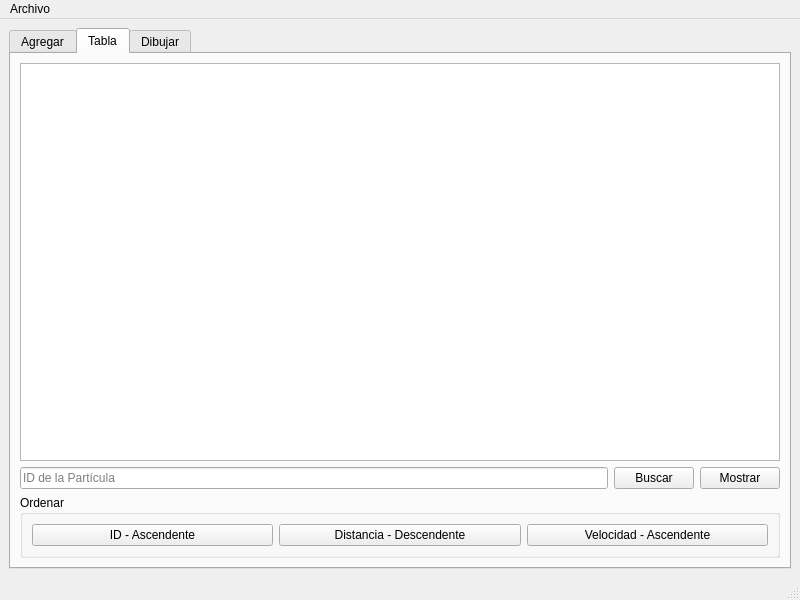
<?xml version="1.0" encoding="UTF-8"?>
<ui version="4.0">
 <class>MainWindow</class>
 <widget class="QMainWindow" name="MainWindow">
  <property name="geometry">
   <rect>
    <x>0</x>
    <y>0</y>
    <width>800</width>
    <height>600</height>
   </rect>
  </property>
  <property name="windowTitle">
   <string>MainWindow</string>
  </property>
  <widget class="QWidget" name="centralwidget">
   <layout class="QGridLayout" name="gridLayout_2">
    <item row="0" column="0">
     <widget class="QTabWidget" name="tabWidget">
      <property name="currentIndex">
       <number>1</number>
      </property>
      <widget class="QWidget" name="tab_3">
       <attribute name="title">
        <string>Agregar</string>
       </attribute>
       <layout class="QGridLayout" name="gridLayout_6">
        <item row="0" column="0" rowspan="2">
         <widget class="QGroupBox" name="groupBox">
          <property name="title">
           <string>Partículas</string>
          </property>
          <layout class="QGridLayout" name="gridLayout">
           <item row="9" column="0" colspan="3">
            <widget class="QPushButton" name="Agregar_Inicio_pushButton">
             <property name="text">
              <string>Agregar Inicio</string>
             </property>
            </widget>
           </item>
           <item row="0" column="1" colspan="2">
            <widget class="QSpinBox" name="ID_spinBox">
             <property name="maximum">
              <number>100000000</number>
             </property>
            </widget>
           </item>
           <item row="7" column="2">
            <widget class="QSpinBox" name="Green_spinBox">
             <property name="maximum">
              <number>255</number>
             </property>
            </widget>
           </item>
           <item row="8" column="2">
            <widget class="QSpinBox" name="Blue_spinBox">
             <property name="maximum">
              <number>255</number>
             </property>
            </widget>
           </item>
           <item row="3" column="0">
            <widget class="QLabel" name="label_4">
             <property name="text">
              <string>Destino en X</string>
             </property>
            </widget>
           </item>
           <item row="3" column="1" colspan="2">
            <widget class="QSpinBox" name="Destino_X_spinBox">
             <property name="maximum">
              <number>500</number>
             </property>
            </widget>
           </item>
           <item row="7" column="1">
            <widget class="QLabel" name="label_9">
             <property name="text">
              <string>Green</string>
             </property>
            </widget>
           </item>
           <item row="8" column="1">
            <widget class="QLabel" name="label_10">
             <property name="text">
              <string>Blue</string>
             </property>
            </widget>
           </item>
           <item row="11" column="0" colspan="3">
            <widget class="QPushButton" name="Mostrar_pushButton">
             <property name="text">
              <string>Mostrar</string>
             </property>
            </widget>
           </item>
           <item row="4" column="0">
            <widget class="QLabel" name="label_5">
             <property name="text">
              <string>Destino en Y</string>
             </property>
            </widget>
           </item>
           <item row="6" column="2">
            <widget class="QSpinBox" name="Red_spinBox">
             <property name="maximum">
              <number>255</number>
             </property>
            </widget>
           </item>
           <item row="10" column="0" colspan="3">
            <widget class="QPushButton" name="Agregar_Final_pushButton">
             <property name="text">
              <string>Agregar Final</string>
             </property>
            </widget>
           </item>
           <item row="4" column="1" colspan="2">
            <widget class="QSpinBox" name="Destino_Y_spinBox">
             <property name="maximum">
              <number>500</number>
             </property>
            </widget>
           </item>
           <item row="2" column="1" colspan="2">
            <widget class="QSpinBox" name="Origen_Y_spinBox">
             <property name="maximum">
              <number>500</number>
             </property>
            </widget>
           </item>
           <item row="5" column="1" colspan="2">
            <widget class="QSpinBox" name="Velocidad_spinBox">
             <property name="maximum">
              <number>100000000</number>
             </property>
            </widget>
           </item>
           <item row="1" column="1" colspan="2">
            <widget class="QSpinBox" name="Origen_X_spinBox">
             <property name="maximum">
              <number>500</number>
             </property>
            </widget>
           </item>
           <item row="0" column="0">
            <widget class="QLabel" name="label">
             <property name="text">
              <string>ID</string>
             </property>
            </widget>
           </item>
           <item row="2" column="0">
            <widget class="QLabel" name="label_3">
             <property name="text">
              <string>Origen en Y</string>
             </property>
            </widget>
           </item>
           <item row="5" column="0">
            <widget class="QLabel" name="label_6">
             <property name="text">
              <string>Velocidad</string>
             </property>
            </widget>
           </item>
           <item row="6" column="1">
            <widget class="QLabel" name="label_8">
             <property name="text">
              <string>Red</string>
             </property>
            </widget>
           </item>
           <item row="7" column="0">
            <widget class="QLabel" name="label_7">
             <property name="text">
              <string>COLOR - RGB</string>
             </property>
            </widget>
           </item>
           <item row="1" column="0">
            <widget class="QLabel" name="label_2">
             <property name="text">
              <string>Origen en X</string>
             </property>
            </widget>
           </item>
          </layout>
         </widget>
        </item>
        <item row="0" column="1">
         <widget class="QPlainTextEdit" name="Salida"/>
        </item>
        <item row="1" column="1">
         <widget class="QGroupBox" name="groupBox_2">
          <property name="title">
           <string>Ordenar</string>
          </property>
          <layout class="QGridLayout" name="gridLayout_5">
           <item row="0" column="0">
            <widget class="QPushButton" name="Ordenar_ID_pushButton">
             <property name="text">
              <string>ID - Ascendente</string>
             </property>
            </widget>
           </item>
           <item row="0" column="1">
            <widget class="QPushButton" name="Ordenar_Distancia_pushButton">
             <property name="text">
              <string>Distancia - Descendente</string>
             </property>
            </widget>
           </item>
           <item row="0" column="2">
            <widget class="QPushButton" name="Ordenar_Velocidad_pushButton">
             <property name="text">
              <string>Velocidad - Ascendente</string>
             </property>
            </widget>
           </item>
          </layout>
         </widget>
        </item>
       </layout>
      </widget>
      <widget class="QWidget" name="tab_4">
       <attribute name="title">
        <string>Tabla</string>
       </attribute>
       <layout class="QGridLayout" name="gridLayout_7">
        <item row="0" column="0" colspan="3">
         <widget class="QTableWidget" name="Table"/>
        </item>
        <item row="1" column="0">
         <widget class="QLineEdit" name="Buscar_lineEdit">
          <property name="placeholderText">
           <string>ID de la Partícula</string>
          </property>
         </widget>
        </item>
        <item row="1" column="1">
         <widget class="QPushButton" name="Buscar_pushButton">
          <property name="text">
           <string>Buscar</string>
          </property>
         </widget>
        </item>
        <item row="1" column="2">
         <widget class="QPushButton" name="Mostrar_Tabla_pushButton">
          <property name="text">
           <string>Mostrar</string>
          </property>
         </widget>
        </item>
        <item row="2" column="0" colspan="3">
         <widget class="QGroupBox" name="groupBox_3">
          <property name="title">
           <string>Ordenar</string>
          </property>
          <layout class="QGridLayout" name="gridLayout_3">
           <item row="0" column="0">
            <widget class="QPushButton" name="Ordenar_ID_pushButton_2">
             <property name="text">
              <string>ID - Ascendente</string>
             </property>
            </widget>
           </item>
           <item row="0" column="1">
            <widget class="QPushButton" name="Ordenar_Distancia_pushButton_2">
             <property name="text">
              <string>Distancia - Descendente</string>
             </property>
            </widget>
           </item>
           <item row="0" column="2">
            <widget class="QPushButton" name="Ordenar_Velocidad_pushButton_2">
             <property name="text">
              <string>Velocidad - Ascendente</string>
             </property>
            </widget>
           </item>
          </layout>
         </widget>
        </item>
       </layout>
      </widget>
      <widget class="QWidget" name="tab">
       <attribute name="title">
        <string>Dibujar</string>
       </attribute>
       <layout class="QGridLayout" name="gridLayout_4">
        <item row="1" column="0">
         <widget class="QPushButton" name="Dibujar_pushButton">
          <property name="text">
           <string>Dibujar Partículas</string>
          </property>
         </widget>
        </item>
        <item row="1" column="1">
         <widget class="QPushButton" name="Limpiar_pushButton">
          <property name="text">
           <string>Limpiar Pantalla</string>
          </property>
         </widget>
        </item>
        <item row="0" column="0" colspan="2">
         <widget class="QGraphicsView" name="graphicsView"/>
        </item>
       </layout>
      </widget>
     </widget>
    </item>
   </layout>
  </widget>
  <widget class="QMenuBar" name="menubar">
   <property name="geometry">
    <rect>
     <x>0</x>
     <y>0</y>
     <width>800</width>
     <height>21</height>
    </rect>
   </property>
   <widget class="QMenu" name="menuArchivo">
    <property name="title">
     <string>Archivo</string>
    </property>
    <addaction name="actionAbrir_Archivo"/>
    <addaction name="actionGuardar_Archivo"/>
   </widget>
   <addaction name="menuArchivo"/>
  </widget>
  <widget class="QStatusBar" name="statusbar"/>
  <action name="actionAbrir_Archivo">
   <property name="text">
    <string>Abrir Archivo</string>
   </property>
   <property name="shortcut">
    <string>Ctrl+O</string>
   </property>
  </action>
  <action name="actionGuardar_Archivo">
   <property name="text">
    <string>Guardar Archivo</string>
   </property>
   <property name="shortcut">
    <string>Ctrl+G</string>
   </property>
  </action>
 </widget>
 <resources/>
 <connections/>
</ui>
